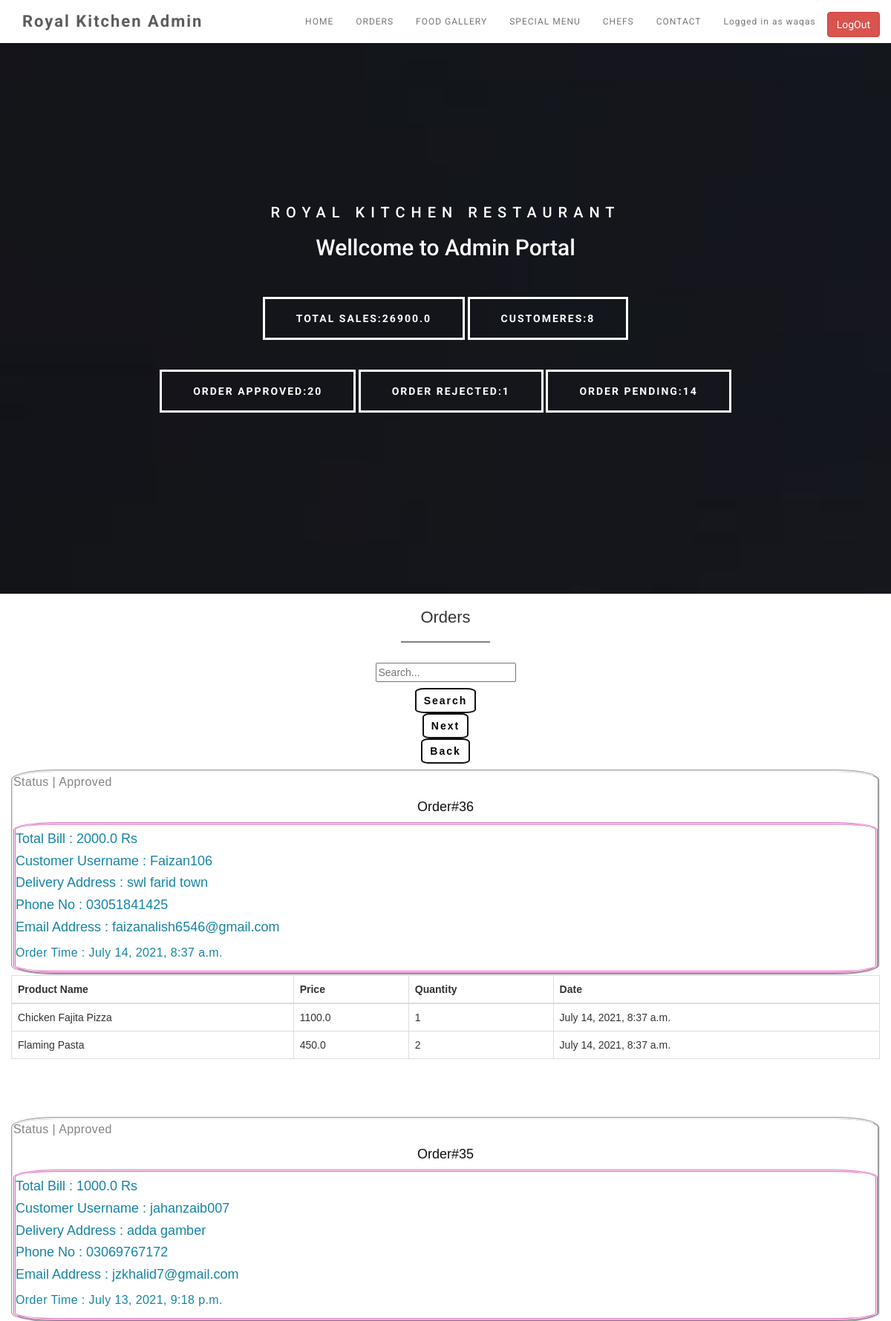
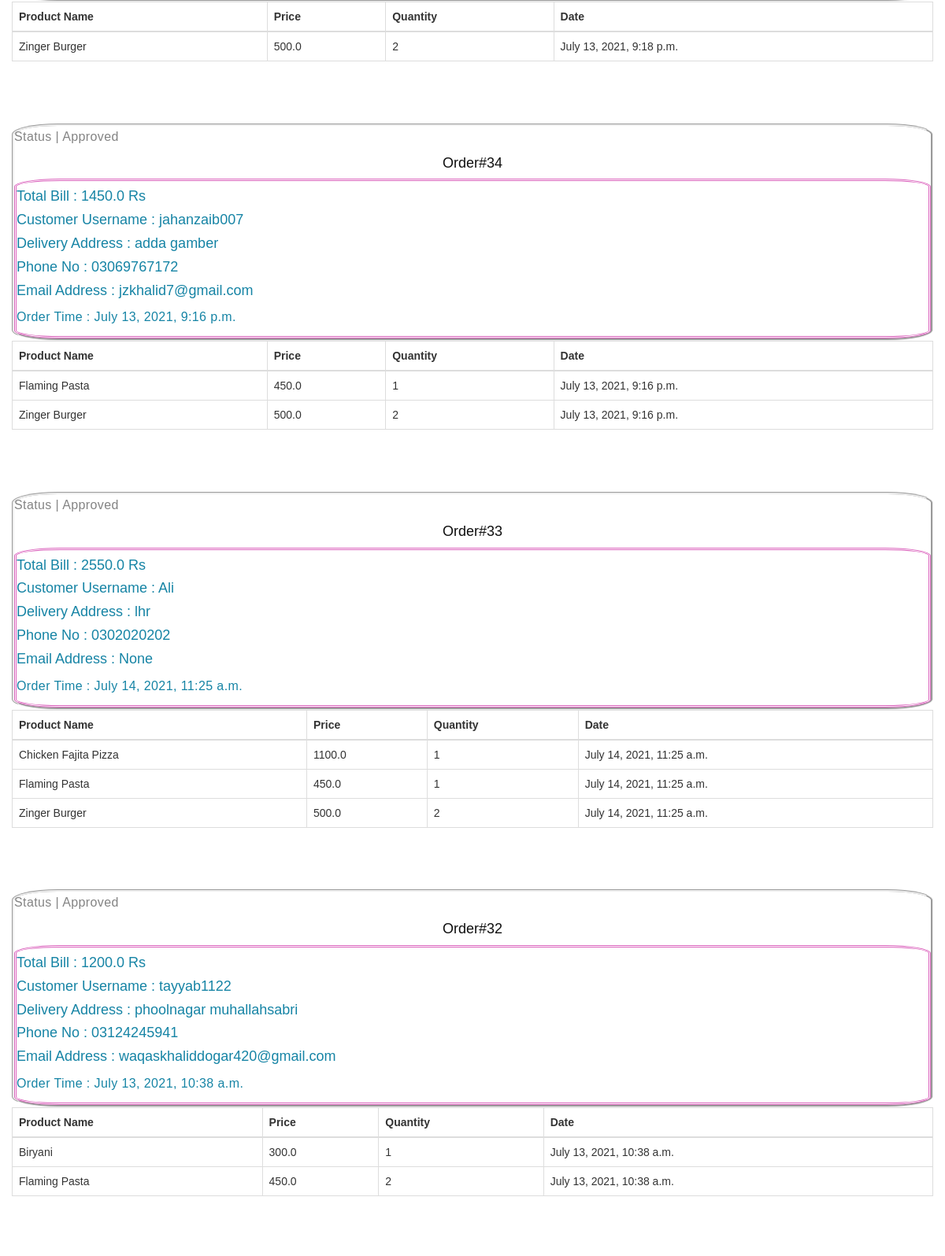
The page /myadmin (signed in, upper part) on the database its author committed (2 pictures, top to bottom).
### Myapp/models.py (models this page shows, shortened)
class Req_info(models.Model):
    status=models.CharField(max_length=255, default='Pending')
    Name_Costomer=models.CharField(max_length=255, null=True)
    GrandTotal=models.FloatField(  null=True,default='0.00' )
    Address = models.CharField(max_length=255,null=True)
    Phone = models.CharField(max_length=15,null=True)
    EntryDate = models.DateTimeField(auto_now=True)

class OrdereProduct(models.Model):
    order = models.ForeignKey(Req_info, on_delete=models.CASCADE)
    CustomerID = models.IntegerField(null=True)
    Name_Costomer=models.CharField(max_length=255, null=True)
    name = models.CharField(max_length=255)
    price = models.FloatField()
    quantity= models.FloatField()
    EntryDate = models.DateTimeField(auto_now=True)

### Myapp/views.py (the view)
# urls.py: path('myadmin',views.myadmin,name='myadmin'),
@login_required(login_url="/users/login")
def myadmin(request):
    if request.user.is_staff:
        order=Req_info.objects.all()
        pro=OrdereProduct.objects.all()
        product=Product.objects.all()
        totalusers=User.objects.count()
        totalsales=0
        totalapproved=0
        totalreject=0
        totalpending=0
        for val in User.objects.all():
            if val.is_staff or val.is_superuser:
                totalusers=totalusers-1
        for val in Req_info.objects.all():
            if val.status == 'Approved':
                totalsales=totalsales+val.GrandTotal
                totalapproved=totalapproved+1
            if val.status == 'Pending':
                totalpending=totalpending+1
            if val.status == 'Rejected':
                totalreject=totalreject+1
        context={'order':order,
                'products':pro,
                'unum':totalusers,
                'ts':totalsales,
                'tp':totalpending,
                'tap':totalapproved,
                'trej':totalreject,
                'product':product}
        return render(request,'Myapp/myadmin.html',context)
    else:
        raise PermissionDenied

### Myapp/templatetags/tag_library.py (called while the page is built)
@register.filter()
def to_int(value):
    return value.id

@register.filter()
def get_mail(value):
    obj=User.objects.all()
    for val in obj:
        if str(val)==str(value):
         return str(val.email)

### Myapp/templates/Myapp/myadmin.html (shortened to what this page needs)
{% load static %}
{% load tag_library %}
<!DOCTYPE html>
<html lang="en">
<head>
	<link rel="stylesheet" href="{% static 'Myapp/css/bootstrap.min.css'%}">
	<link rel="stylesheet" href="{% static 'Myapp/css/animate.min.css'%}">
	<link rel="stylesheet" href="{% static 'Myapp/css/font-awesome.min.css'%}">
	<link rel="stylesheet" href="{% static 'Myapp/css/nivo-lightbox.css'%}">
	<link rel="stylesheet" href="{% static 'Myapp/css/nivo_themes/default/default.css'%}">
	<link rel="stylesheet" href="{% static 'Myapp/css/style.css'%}">
</head>
<body>
<section class="navbar navbar-default navbar-fixed-top" role="navigation">
	<div class="container">
		<div class="navbar-header">
			<a href="#" class="navbar-brand">Royal Kitchen Admin</a>
		</div>
		<div class="collapse navbar-collapse">
			<ul class="nav navbar-nav navbar-right">
				<li><a href="#home" class="smoothScroll">HOME</a></li>
				<li><a href="#Orders" class="smoothScroll">ORDERS</a></li>
				<li><a href="#gallery" class="smoothScroll">FOOD GALLERY</a></li>
				<li><a href="#menu" class="smoothScroll">SPECIAL MENU</a></li>
				<li><a href="#team" class="smoothScroll">CHEFS</a></li>
				<li><a href="#contact" class="smoothScroll">CONTACT</a></li>
				{% if user.is_authenticated %}
				<li><a class="smoothScroll">Logged in as {{ request.user }}</a></li>
				<a href="{% url 'logout' %}" class="btn btn-danger" style="margin-top:2%;">LogOut</a>
				{% else %}
				<a href="{% url 'signin' %}" class="btn btn-success" style="margin-top:2%;">LogIn</a>
				{% endif %}
			</ul>
		</div>
	</div>
</section>
<section id="home" class="parallax-section">
	<div class="container">
		<div class="row">
			<div class="col-md-12 col-sm-12">
				<h1>ROYAL KITCHEN RESTAURANT</h1>
				<h2>Wellcome to Admin Portal</h2>
				<a class="smoothScroll btn btn-default">TOTAL SALES:{{ts}}</a>
				<a class="smoothScroll btn btn-default">CUSTOMERES:{{unum}}</a>
				<br>
				<a class="smoothScroll btn btn-default">ORDER APPROVED:{{tap}}</a>
				<a class="smoothScroll btn btn-default">ORDER REJECTED:{{trej}}</a>
				<a class="smoothScroll btn btn-default">ORDER PENDING:{{tp}}</a>
			</div>
		</div>
	</div>
</section>
<div id="realTimeContents">
<section id="Orders" class="parallax-section">
	<div class="container" style="font-family: Verdana, Geneva, Tahoma, sans-serif;">
		<div class="col-md-offset-2 col-md-8 col-sm-12 text-center" >
			<h1 class="heading">Orders</h1>
			<hr>
			<div class="searchContend_h" >
				<div class="ui-grid-c">
					<div class="ui-block-a">
						<input name="text-12" id="text-12" value="" type="text" class="textSearchvalue_h" placeholder="Search..." style="margin-top: 1%; margin-bottom: 1%;" >
					</div>
					<div class="ui-block-b">
						<button class="searchButtonClickText_h" style="background:white;border-radius: 15%;border: 2px solid #131212;color:rgb(3, 3, 3);font-weight: bold;letter-spacing: 2px;padding: 5px 10px;margin-top: 0%; transition: all 0.4s ease-in-out;" type="submit">Search</button>
					</div>
					<div class="ui-block-c">
						<button class="next_h" style="background:white;border-radius: 15%;border: 2px solid #131212;color:rgb(3, 3, 3);font-weight: bold;letter-spacing: 2px;padding: 5px 10px;margin-top: 0%; transition: all 0.4s ease-in-out;" type="submit">Next</button>
					</div>
					<div class="ui-block-d">
						<button class="previous_h" style="background:white;border-radius: 15%;border: 2px solid #131212;color:rgb(3, 3, 3);font-weight: bold;letter-spacing: 2px;padding: 5px 10px;margin-top: 0%; transition: all 0.4s ease-in-out;" type="submit">Back</button>
					</div>
				</div>
			</div>
		</div>
		<br> <br> <br> <br> <br> <br><br><br><br>
		<div class="row" >
			{% for data in order reversed %}
			<div style="float:initial; border-style:groove; border-radius: 5%;">
				<p style="font-family: Verdana, Geneva, Tahoma, sans-serif;">Status | {{ data.status }}</p>
			    	<h4 style="color:rgb(15, 15, 15); text-align: center;">Order#{{data.id}}</h4>
				    <div style="color:rgb(219, 99, 189); border-style: double; border-radius: 5%;">
					<h4 style="color:rgb(22, 132, 165);">Total Bill : {{data.GrandTotal}} Rs</h4>
					<h4 style="color:rgb(22, 132, 165);">Customer Username : {{data.Name_Costomer}}</h4>
					<h4 style="color:rgb(22, 132, 165);">Delivery Address : {{data.Address}}</h4>
					<h4 style="color:rgb(22, 132, 165);">Phone No : {{data.Phone}}</h4>
					<h4 style="color:rgb(22, 132, 165);">Email Address : {{ data.Name_Costomer | get_mail }}</h4>
					<p style="color:rgb(22, 132, 165);">Order Time : {{data.EntryDate}}</p>
				</div>
			</div>
		</div>
		<div class="row">
			<div class="table-responsive" >
				<table class="table table-bordered">
		<thead>
			<tr >
				<th scope="col">Product Name</th>
				<th scope="col">Price</th>
				<th scope="col">Quantity</th>
				<th scope="col">Date</th>
			</tr>
		</thead>
	<tbody>
		{% for pro in products reversed %}
		{% if data.id == pro.order|to_int %}
		<tr>
			<td> {{pro.name}} </td>
			<td> {{pro.price}} </td>
			<td> {{pro.quantity|floatformat:"0"}} </td>
			<td> {{pro.EntryDate}} </td>
		</tr>
		{% endif %}
		{% endfor %}
	</tbody>
	</table>
	</div>
        {% endfor %}
		</div>
	</div>
</section>
</div>
</body>
</html>

### Myapp/static/Myapp/css/style.css (style rules this page uses)
body { background: #ffffff; font-family: 'Roboto', sans-serif; font-weight: 400; position: relative; }
.heading { font-size: 22px; font-weight: 500; }
p { color: #848484; font-weight: 400; font-size: 16px; letter-spacing: 0.4px; line-height: 28px; }
hr { border-top: 2px solid #828282; width: 120px; }
.parallax-section { background-attachment: fixed !important; background-size: cover !important; }
.navbar-default { background: #ffffff; box-shadow: 0px 2px 8px 0px rgba(50, 50, 50, 0.04); border: none; margin-bottom: 0; }
.navbar-brand, .navbar-nav li a { line-height: 28px; }
.navbar-default .navbar-brand { color: #5C5C5C; font-size: 22px; font-weight: bold; letter-spacing: 2px; }
.navbar-default .navbar-nav li a { font-size: 12px; letter-spacing: 1px; }
#home { background: url('../images/home-bg.jpg') 50% 0 repeat-y fixed; -webkit-background-size: cover; background-size: cover; background-position: center; color: #ffffff; display: -webkit-box; display: -webkit-flex; display: -ms-flexbox; display: flex; -webkit-box-align: center; -webkit-align-items: center; -ms-flex-align: center; align-items: center; height: 100vh; text-align: center; }
#home h1 { font-size: 20px; letter-spacing: 8px; font-style: normal; padding-top: 10px; }
#home .btn { background: transparent; border-radius: 0; border: 3px solid #ffffff; color: #ffffff; font-weight: bold; letter-spacing: 2px; padding: 16px 42px; margin-top: 40px; transition: all 0.4s ease-in-out; }

### rows shown on the page
Req_info: status "Approved", id "36", GrandTotal "2000.0", Name_Costomer "Faizan106", Address "swl farid town", Phone "03051841425", Name_Costomer|get_mail "faizanalish6546@gmail.com", EntryDate "July 14, 2021, 8:37 a.m."
OrdereProduct: name "Chicken Fajita Pizza", price "1100.0", quantity "1", EntryDate "July 14, 2021, 8:37 a.m."
OrdereProduct: name "Flaming Pasta", price "450.0", quantity "2", EntryDate "July 14, 2021, 8:37 a.m."
Req_info: status "Approved", id "35", GrandTotal "1000.0", Name_Costomer "jahanzaib007", Address "adda gamber", Phone "03069767172", Name_Costomer|get_mail "jzkhalid7@gmail.com", EntryDate "July 13, 2021, 9:18 p.m."
OrdereProduct: name "Zinger Burger", price "500.0", quantity "2", EntryDate "July 13, 2021, 9:18 p.m."
Req_info: status "Approved", id "34", GrandTotal "1450.0", Name_Costomer "jahanzaib007", Address "adda gamber", Phone "03069767172", Name_Costomer|get_mail "jzkhalid7@gmail.com", EntryDate "July 13, 2021, 9:16 p.m."
OrdereProduct: name "Flaming Pasta", price "450.0", quantity "1", EntryDate "July 13, 2021, 9:16 p.m."
OrdereProduct: name "Zinger Burger", price "500.0", quantity "2", EntryDate "July 13, 2021, 9:16 p.m."
Req_info: status "Approved", id "33", GrandTotal "2550.0", Name_Costomer "Ali", Address "lhr", Phone "0302020202", Name_Costomer|get_mail "None", EntryDate "July 14, 2021, 11:25 a.m."
OrdereProduct: name "Chicken Fajita Pizza", price "1100.0", quantity "1", EntryDate "July 14, 2021, 11:25 a.m."
OrdereProduct: name "Flaming Pasta", price "450.0", quantity "1", EntryDate "July 14, 2021, 11:25 a.m."
OrdereProduct: name "Zinger Burger", price "500.0", quantity "2", EntryDate "July 14, 2021, 11:25 a.m."
Req_info: status "Approved", id "32", GrandTotal "1200.0", Name_Costomer "tayyab1122", Address "phoolnagar muhallahsabri", Phone "03124245941", Name_Costomer|get_mail "waqaskhaliddogar420@gmail.com", EntryDate "July 13, 2021, 10:38 a.m."
OrdereProduct: name "Biryani", price "300.0", quantity "1", EntryDate "July 13, 2021, 10:38 a.m."
OrdereProduct: name "Flaming Pasta", price "450.0", quantity "2", EntryDate "July 13, 2021, 10:38 a.m."

### other values the page prints
{{ request.user }} "waqas"
{{ ts }} "26900.0"
{{ unum }} "8"
{{ tap }} "20"
{{ trej }} "1"
{{ tp }} "14"
